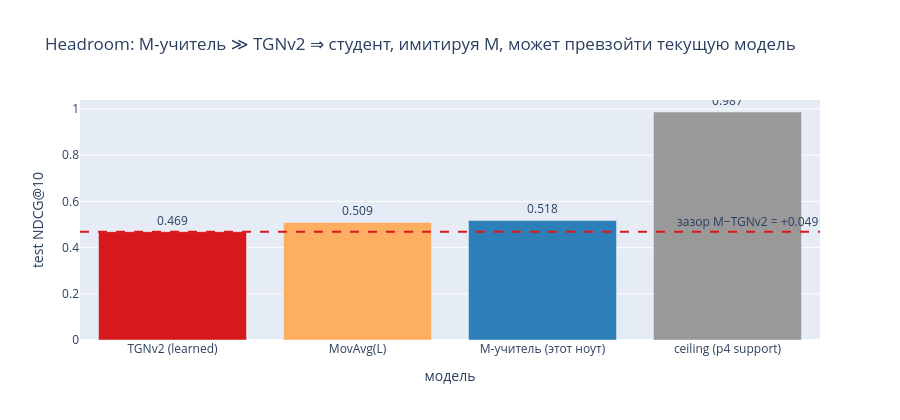
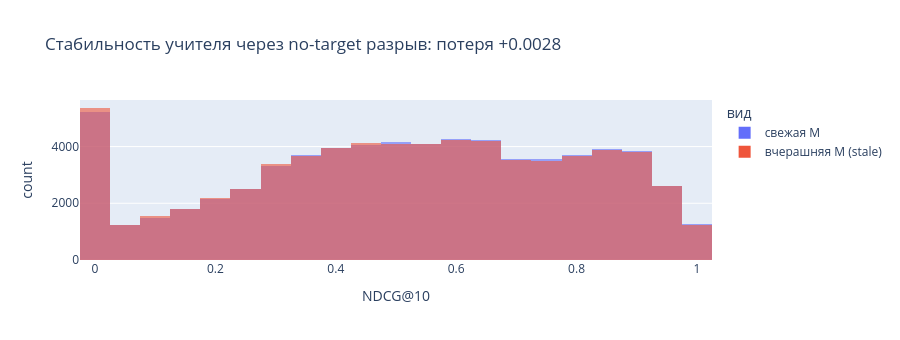

Notebook source saved alongside these figures, in order:
### Code cell
# (b) headroom: учитель M выше обучаемой TGNv2 → дистилляция имеет запас, не потолок
bars = pl.DataFrame({"модель": ["TGNv2 (learned)", "MovAvg(L)", "M-учитель (этот ноут)", "ceiling (p4 support)"],
                     "ndcg": [0.469, 0.509, td["ndcg"].mean(), 0.987]}).to_pandas()
fig = px.bar(bars, x="модель", y="ndcg", text="ndcg", title="Headroom: M-учитель ≫ TGNv2 ⇒ студент, имитируя M, может превзойти текущую модель",
             color="модель", color_discrete_sequence=["#d7191c", "#fdae61", "#2c7fb8", "#999999"])
fig.update_traces(texttemplate="%{text:.3f}", textposition="outside")
fig.update_layout(height=420, showlegend=False, yaxis_title="test NDCG@10")
fig.add_hline(y=0.469, line_dash="dash", line_color="#d7191c",
              annotation_text=f"зазор M−TGNv2 = +{td['ndcg'].mean()-0.469:.3f}")
fig.show()

# (c) свежая vs вчерашняя M — практически совпадают
sl = stb.select(["ndcg", "ndcg_stale"]).rename({"ndcg": "свежая M", "ndcg_stale": "вчерашняя M (stale)"})
fig2 = px.histogram(sl.unpivot(variable_name="вид", value_name="NDCG@10").to_pandas(), x="NDCG@10", color="вид",
                    barmode="overlay", nbins=40, opacity=0.6,
                    title=f"Стабильность учителя через no-target разрыв: потеря {stb['ndcg'].mean()-stb['ndcg_stale'].mean():+.4f}")
fig2.update_layout(height=340)
fig2.show()

### Figure 1 — Plotly figure (JSON) as saved in the notebook; plotly's stock layout.template omitted (floating-point values rounded to 4 significant figures)
{"data": [{"hovertemplate": "модель=%{x}<br>ndcg=%{text}<extra></extra>", "legendgroup": "TGNv2 (learned)", "marker": {"color": "#d7191c", "pattern": {"shape": ""}}, "name": "TGNv2 (learned)", "orientation": "v", "showlegend": true, "text": [0.469], "textposition": "outside", "texttemplate": "%{text:.3f}", "type": "bar", "x": ["TGNv2 (learned)"], "xaxis": "x", "y": [0.469], "yaxis": "y"}, {"hovertemplate": "модель=%{x}<br>ndcg=%{text}<extra></extra>", "legendgroup": "MovAvg(L)", "marker": {"color": "#fdae61", "pattern": {"shape": ""}}, "name": "MovAvg(L)", "orientation": "v", "showlegend": true, "text": [0.509], "textposition": "outside", "texttemplate": "%{text:.3f}", "type": "bar", "x": ["MovAvg(L)"], "xaxis": "x", "y": [0.509], "yaxis": "y"}, {"hovertemplate": "модель=%{x}<br>ndcg=%{text}<extra></extra>", "legendgroup": "M-учитель (этот ноут)", "marker": {"color": "#2c7fb8", "pattern": {"shape": ""}}, "name": "M-учитель (этот ноут)", "orientation": "v", "showlegend": true, "text": [0.5175], "textposition": "outside", "texttemplate": "%{text:.3f}", "type": "bar", "x": ["M-учитель (этот ноут)"], "xaxis": "x", "y": [0.5175], "yaxis": "y"}, {"hovertemplate": "модель=%{x}<br>ndcg=%{text}<extra></extra>", "legendgroup": "ceiling (p4 support)", "marker": {"color": "#999999", "pattern": {"shape": ""}}, "name": "ceiling (p4 support)", "orientation": "v", "showlegend": true, "text": [0.987], "textposition": "outside", "texttemplate": "%{text:.3f}", "type": "bar", "x": ["ceiling (p4 support)"], "xaxis": "x", "y": [0.987], "yaxis": "y"}], "layout": {"annotations": [{"showarrow": false, "text": "зазор M−TGNv2 = +0.049", "x": 1, "xanchor": "right", "xref": "x domain", "y": 0.469, "yanchor": "bottom", "yref": "y"}], "barmode": "relative", "height": 420, "legend": {"title": {"text": "модель"}, "tracegroupgap": 0}, "shapes": [{"line": {"color": "#d7191c", "dash": "dash"}, "type": "line", "x0": 0, "x1": 1, "xref": "x domain", "y0": 0.469, "y1": 0.469, "yref": "y"}], "showlegend": false, "title": {"text": "Headroom: M-учитель ≫ TGNv2 ⇒ студент, имитируя M, может превзойти текущую модель"}, "xaxis": {"anchor": "y", "categoryarray": ["TGNv2 (learned)", "MovAvg(L)", "M-учитель (этот ноут)", "ceiling (p4 support)"], "categoryorder": "array", "domain": [0, 1], "title": {"text": "модель"}}, "yaxis": {"anchor": "x", "domain": [0, 1], "title": {"text": "test NDCG@10"}}}}

### Figure 2 — Plotly figure (JSON) as saved in the notebook; plotly's stock layout.template omitted (floating-point values rounded to 4 significant figures; data arrays with more than 128 entries replaced by an {"elided": "..."} marker saying what was removed)
{"data": [{"bingroup": "x", "hovertemplate": "вид=свежая M<br>NDCG@10=%{x}<br>count=%{y}<extra></extra>", "legendgroup": "свежая M", "marker": {"color": "#636efa", "opacity": 0.6, "pattern": {"shape": ""}}, "name": "свежая M", "nbinsx": 40, "orientation": "v", "showlegend": true, "type": "histogram", "x": {"elided": "68567 float values"}, "xaxis": "x", "yaxis": "y"}, {"bingroup": "x", "hovertemplate": "вид=вчерашняя M (stale)<br>NDCG@10=%{x}<br>count=%{y}<extra></extra>", "legendgroup": "вчерашняя M (stale)", "marker": {"color": "#EF553B", "opacity": 0.6, "pattern": {"shape": ""}}, "name": "вчерашняя M (stale)", "nbinsx": 40, "orientation": "v", "showlegend": true, "type": "histogram", "x": {"elided": "68567 float values"}, "xaxis": "x", "yaxis": "y"}], "layout": {"barmode": "overlay", "height": 340, "legend": {"title": {"text": "вид"}, "tracegroupgap": 0}, "title": {"text": "Стабильность учителя через no-target разрыв: потеря +0.0028"}, "xaxis": {"anchor": "y", "domain": [0, 1], "title": {"text": "NDCG@10"}}, "yaxis": {"anchor": "x", "domain": [0, 1], "title": {"text": "count"}}}}
